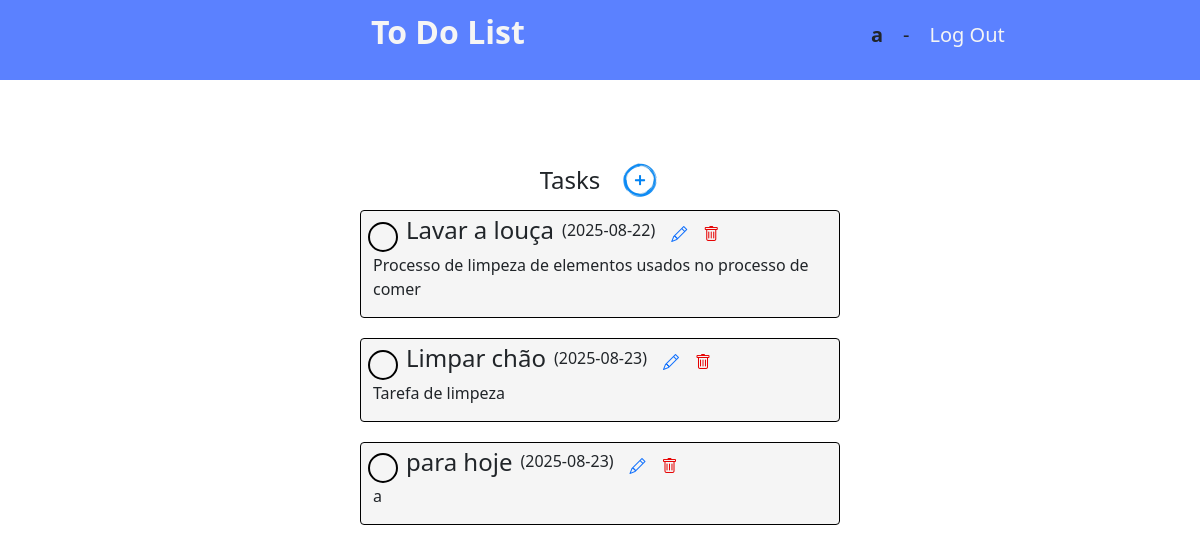
Screenshot of / (signed in) with the database file from the repository.
### tables this page shows
CREATE TABLE user (
  id INTEGER PRIMARY KEY AUTOINCREMENT,
  username TEXT UNIQUE NOT NULL,
  email TEXT UNIQUE NOT NULL,
  password TEXT NOT NULL
);

CREATE TABLE tasks (
  id INTEGER PRIMARY KEY AUTOINCREMENT,
  author_id INTEGER NOT NULL,
  title TEXT NOT NULL,
  description TEXT NOT NULL, 
  term DATE,
  FOREIGN KEY (author_id) REFERENCES user (id)
);

### flaskr/blog.py (the view)
@bp.route('/')
@login_required
def index():
    db = get_db()
    tasks = db.execute(
        'SELECT id, title, description, term, author_id '
        'FROM tasks WHERE author_id = ?',
        (g.user['id'],)
    ).fetchall()
    return render_template('blog/index.html', tasks=tasks)

### flaskr/auth.py (called while the page is built)
@bp.before_app_request
def load_logged_in_user():
    user_id = session.get("user_id")
    if user_id is None:
        g.user = None
    else:
        db = get_db()
        g.user = db.execute(
            "SELECT * FROM user WHERE id = ?", (user_id,)
        ).fetchone()

def login_required(view):
    @functools.wraps(view)
    def wrapped_view(**kwargs):
        if g.user is None:
            return redirect(url_for('auth.login'))
        return view(**kwargs)
    return wrapped_view

### flaskr/db.py (called while the page is built)
def get_db():
    if 'db' not in g:
        g.db = sqlite3.connect(
            current_app.config['DATABASE'],
            detect_types=sqlite3.PARSE_DECLTYPES
        )
        g.db.row_factory = sqlite3.Row
    return g.db

### flaskr/templates/blog/index.html (shortened to what this page needs)
{% extends 'base.html' %}
{% block header %}
  <h1>{% block title %}Tasks{% endblock %}
    <a class="action" href="{{ url_for('blog.create') }}">
      <img src="{{ url_for('static', filename='create-task.png') }}"
        alt="Create task"
        class="task-icon"
        title="Create task"
        style="cursor: pointer; margin-left: 20px;">
    </a>
  </h1>
{% endblock %}
{% block content %}
  <div class="dad-tasks">
    {% for task in tasks %}
      <div class="task" data-id="{{ task['id'] }}">
        <div class="son-tasks">
          <div class="circle" data-id="{{ task['id'] }}"></div>
          <h4>{{ task['title'] }}</h4>
          <h6>({{ task['term'] }})</h6>
          <div class="dad-action">
            <a class="action" href="{{ url_for('blog.update', id=task['id']) }}" title="Edit">
              <i class="bi bi-pencil"></i>
            </a>
          </div>
          <div class="dad-action">
            <a class="delete" href="{{ url_for('blog.delete', id=task['id']) }}" title="Delete"
               onclick="return confirm('Are you sure that want to delete this task?');">
              <i class="bi bi-trash"></i>
            </a>
          </div>
        </div>
        <p style="margin-left: 12px;">{{ task['description'] }}</p>
      </div>
    {% endfor %}
  </div>
{% endblock %}

### flaskr/templates/base.html (shortened to what this page needs)
<!doctype html>
<link rel="stylesheet" href="{{ url_for('static', filename='style.css') }}">
<link href="https://cdn.jsdelivr.net/npm/bootstrap@5.3.7/dist/css/bootstrap.min.css" rel="stylesheet">
<link rel="stylesheet" href="https://cdn.jsdelivr.net/npm/bootstrap-icons@1.11.3/font/bootstrap-icons.css">
<body>
  {% block nav %}
    <nav class="navtop">
      <h1 class="title">To Do List</h1>
      <ul class="nav">
        {% if g.user %}
          <li><span><b>{{ g.user['username'] }}</b></span></li>
          <li> - </li>
          <li><a href="{{ url_for('auth.logout') }}" class="ref">Log Out</a></li>
        {% else %}
          <li><a href="{{ url_for('auth.register') }}" class="ref">Register</a></li>
          <li><a href="{{ url_for('auth.login') }}" class="ref">Log In</a></li>
        {% endif %}
      </ul>
    </nav>
  {% endblock %}
  <section>
    <header class="header">
      {% block header %}{% endblock %}
    </header>
    <div class="box">
      {% block content %}{% endblock %}
    </div>
  </section>
</body>

### flaskr/static/style.css (style rules this page uses)
.nav { width: 45%; height: 80%; border-radius: 5px; padding: 20px; align-self: flex-start; justify-content: center; align-items: center; }
.nav li { margin-right: 20px; font-size: 20px; }
.navtop { width: 100%; background-color: #5b81ff; height: 80px; display: flex; }
.ref { color: whitesmoke; text-decoration: none; }
.title { width: 50%; margin-left: 15%; height: 80%; font-size: 2rem; font-weight: bold; color: whitesmoke; align-self: flex-start; display: flex; justify-content: center; align-items: center; text-align: center; }
.header { width: 40%; height: 30px; margin-left: auto; margin-right: auto; margin-top: 80px; }
.header h1 { font-size: 1.5rem; display: flex; justify-content: center; align-items: center; }
.task { width: 100%; background-color: whitesmoke; border-radius: 4px; border: 1px solid black; box-sizing: border-box; margin-left: auto; margin-right: auto; margin-top: 20px; align-items: center; gap: 1rem; }
.son-tasks { display: flex; align-items: center; gap: 0.5rem; margin-top: 5px; }
.task-icon { margin-left: 8px; width: 40px; cursor: pointer; }
.task-icon[title] { position: relative; }
.circle { height: 30px; width: 30px; margin-left: 7px; margin-top: 5px; border-radius: 50%; background: whitesmoke; border: 2.8px solid black; cursor: pointer; display: flex; align-items: center; justify-content: center; font-size: 20px; font-weight: bold; }
.box { width: 40%; margin-left: auto; margin-right: auto; align-items: center; }
.dad-action { margin-left: 8px; height: 30px; display: flex; align-items: center; justify-content: center; }
.dad-action .action { color: #0d6efd; text-decoration: none; margin-left: 0; }
.action { color: #0d6efd; text-decoration: underline; }
.delete { color: rgb(230, 0, 0); text-decoration: underline; }

### rows the page displays
user: user.username "a"
tasks: title "Lavar a louça", term "2025-08-22", description "Processo de limpeza de elementos usados no processo de comer"
tasks: title "Limpar chão", term "2025-08-23", description "Tarefa de limpeza"
tasks: title "para hoje", term "2025-08-23", description "a"
